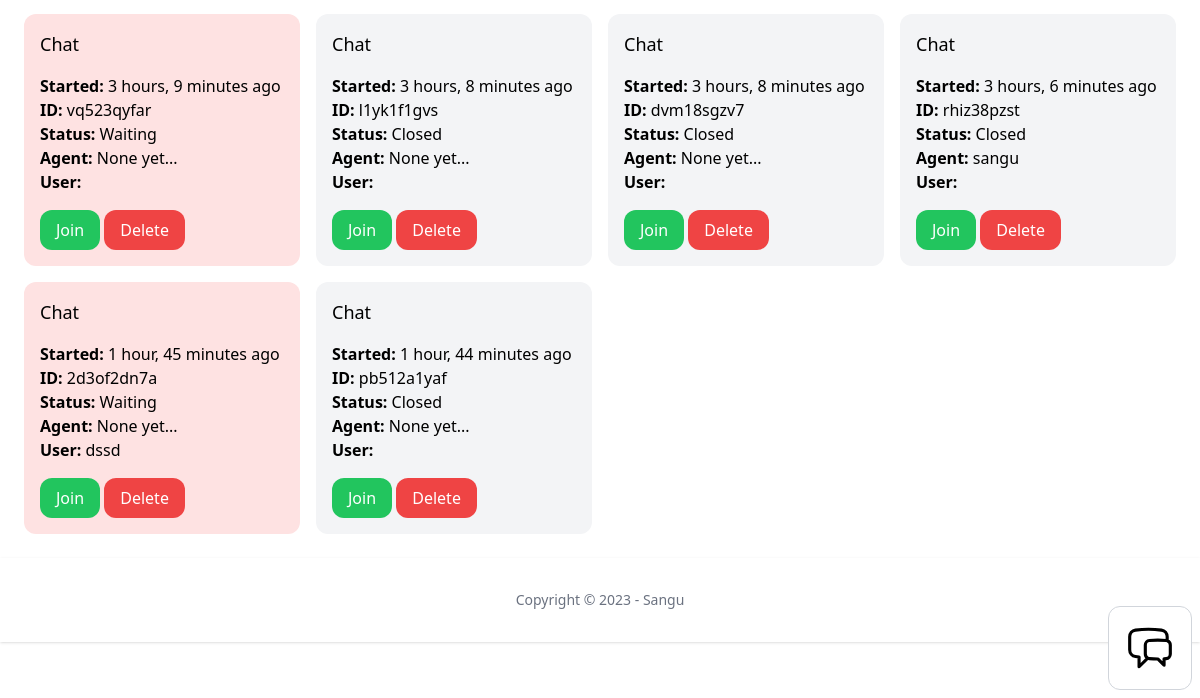
The page /chat-admin (signed in, lower part) on the database as committed earlier.
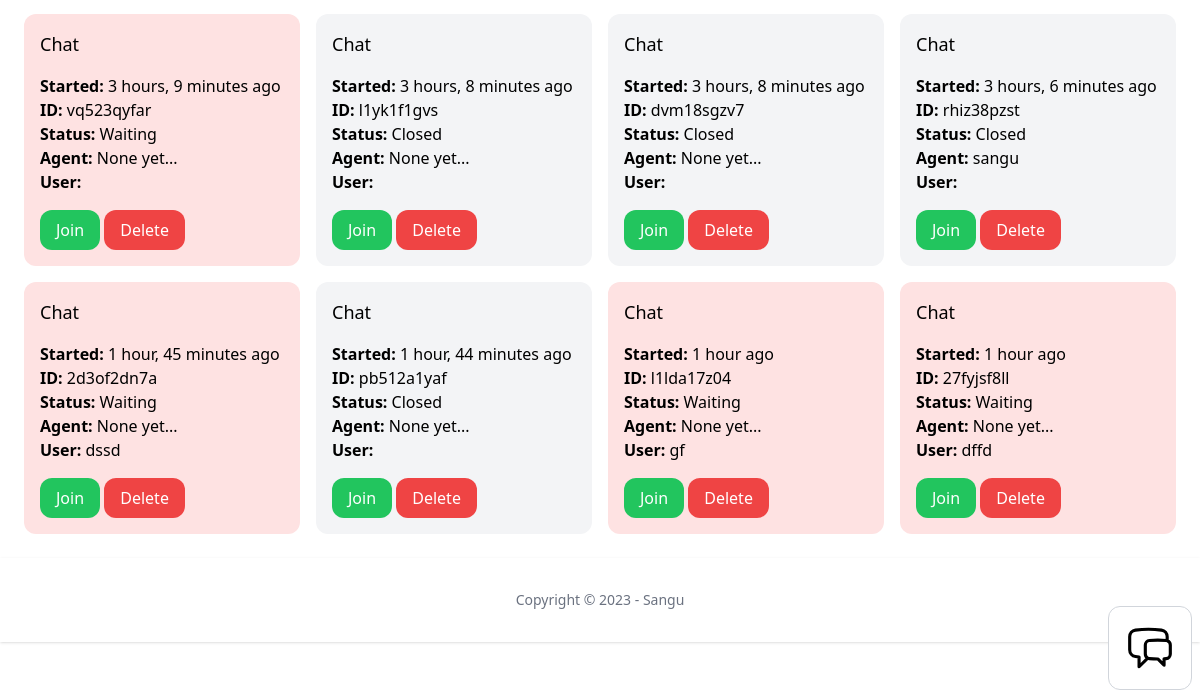
The same page on the database as committed later.
### chat/models.py (models this page shows, shortened)
class Room(models.Model):
    ACTIVE = 'active'
    WAITING = 'waiting'
    CLOSED = 'closed'
    CHOICES_STATUS = (
        (ACTIVE, 'Active'),
        (WAITING, 'Waiting'),
        (CLOSED, 'Closed'),
    )
    uuid = models.CharField(max_length=255)
    chat_user = models.CharField(max_length=255)
    agent = models.ForeignKey(User, related_name='rooms', blank=True, null=True, on_delete=models.SET_NULL)
    messages = models.ManyToManyField(Message, blank=True)
    url = models.CharField(max_length=255, blank=True, null=True)
    status = models.CharField(max_length=15, choices=CHOICES_STATUS, default=WAITING)
    created_at = models.DateTimeField(auto_now_add=True)
    class Meta:
        ordering = ('created_at',)

### user/models.py (models this page shows)
class User(AbstractUser):
    phone = models.TextField(blank=True, null=True)
    is_customer = models.BooleanField(default=True)
    is_manager = models.BooleanField(default=False)

### chat/views.py (the view)
# urls.py: path('chat-admin', views.admin, name='admin'),
@login_required
def admin(request):
    rooms = Room.objects.all()
    users = User.objects.all()
    return render(request, 'chat/admin.html', {
        'rooms': rooms,
        'users': users
    })

### team/context_processors.py (called while the page is built)
def active_team(request):
    if request.user.is_authenticated:
        if request.user.userprofile.active_team:
            active_team = request.user.userprofile.active_team
        else:
            active_team = Team.objects.filter(created_by=request.user)[0]
    else:
        active_team = None
    return {'active_team': active_team}

### chat/templates/chat/admin.html (shortened to what this page needs)
{% extends 'app/base.html'  %}
{% block content %}
<div class="py-6 px-6">
    <div class="grid grid-cols-4 gap-4">
        {% for room in rooms %}
        <div class="p-4 rounded-xl {% if room.status == 'waiting' %}bg-red-100{% elif room.status == 'active' %}bg-yellow-100{% else %}bg-gray-100{% endif %}">
            <h3 class="mb-4 text-lg">Chat</h3>
            <p>
                <b>Started: </b>{{ room.created_at|timesince }} ago<br>
                <b>ID: </b>{{ room.uuid }}<br>
                <b>Status: </b>{{ room.get_status_display }}<br>
                <b>Agent: </b>{% firstof room.agent.username 'None yet...' %}<br>
                <b>User: </b>{{ room.chat_user }}<br>
            </p>
            <a href="{% url 'chat:room' room.uuid %}" class="mt-4 inline-block py-2 px-4 rounded-xl bg-green-500 text-white">Join</a>
            <a href="{% url 'chat:delete' room.uuid %}" class="mt-4 inline-block py-2 px-4 rounded-xl bg-red-500 text-white">Delete</a>
        </div>
        {% endfor %}
    </div>
</div>
{% endblock %}

Rows that differ between the two databases and show on the page:
added Room: created_at "1 hour", uuid "l1lda17z04", status "Waiting", agent "None yet...", chat_user "gf"
added Room: created_at "1 hour", uuid "27fyjsf8ll", status "Waiting", agent "None yet...", chat_user "dffd"
